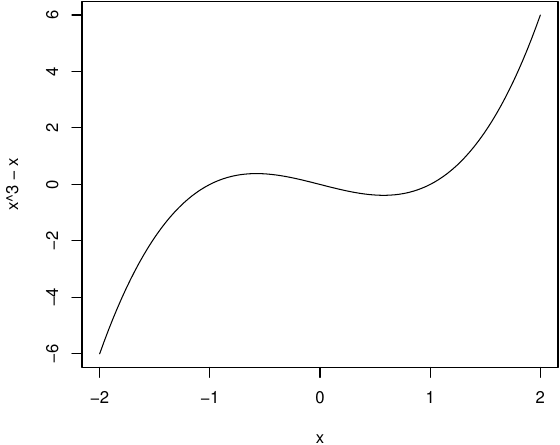

R code for this plot:
pdf(file = "04-r-curve.pdf", width = 6, height = 5.5)

curve(x^3 - x, -2, 2)
